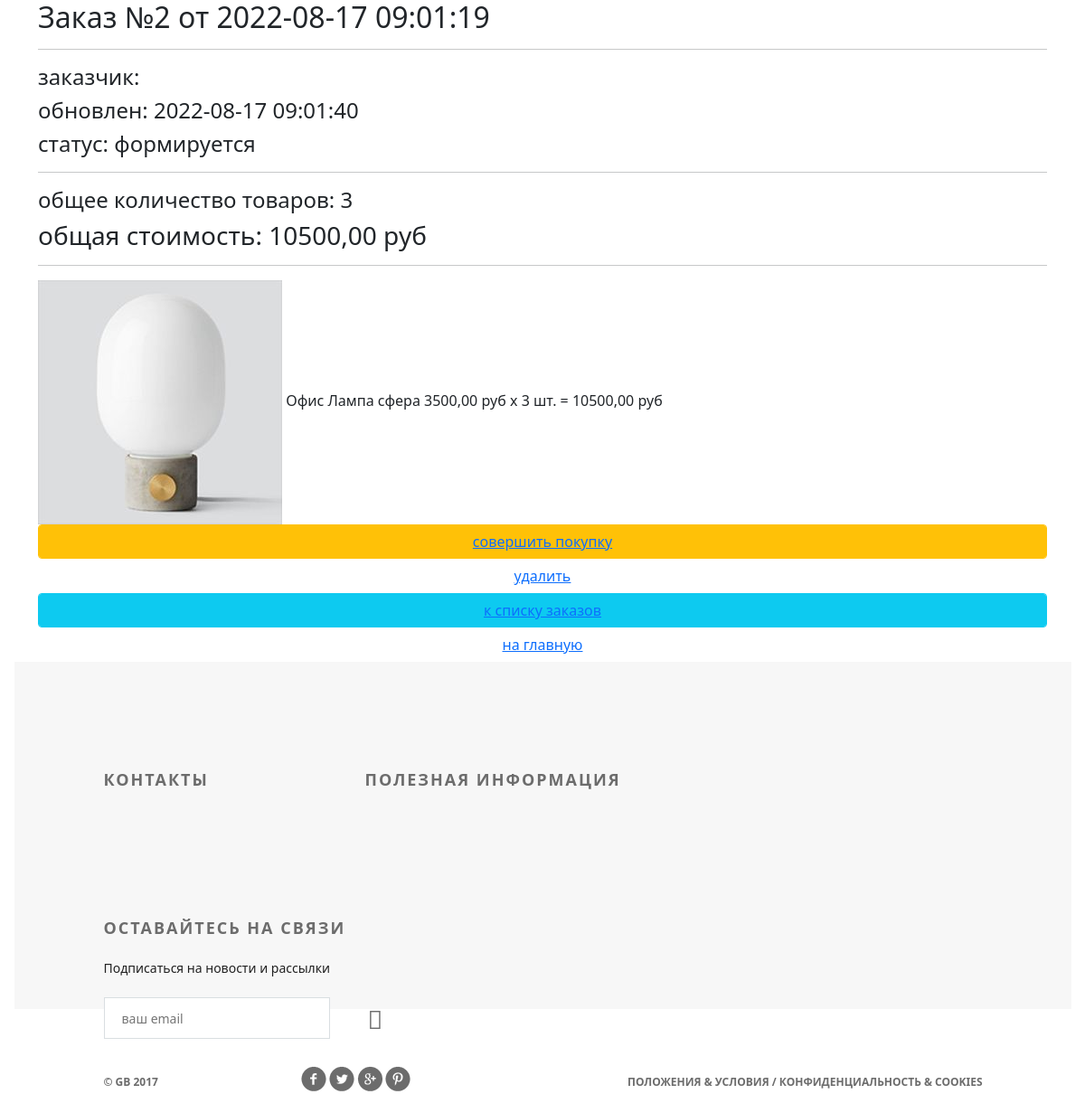
Screenshot of /orders/read/2/ with the database file from the repository.
### ordersapp/models.py (models this page shows, shortened)
class Order(models.Model):
    FORMING = 'FM'
    SENT_TO_PROCEED = 'STP'
    PROCEEDED = 'PRD'
    PAID = 'PD'
    READY = 'RDY'
    CANCEL = 'CNC'
    ORDER_STATUS_CHOICES = (
        (FORMING, 'формируется'),
        (SENT_TO_PROCEED, 'отправлен в обработку'),
        (PAID, 'оплачен'),
        (PROCEEDED, 'обрабатывается'),
        (READY, 'готов к выдаче'),
        (CANCEL, 'отменен'),
    )
    user = models.ForeignKey(settings.AUTH_USER_MODEL, on_delete=models.CASCADE)
    created = models.DateTimeField(verbose_name='сооздан', auto_now_add=True)
    updated = models.DateTimeField(verbose_name='обновлен', auto_now=True)
    is_active = models.BooleanField(verbose_name='активен', default=True)
    status = models.CharField(verbose_name='статус', max_length=3, choices=ORDER_STATUS_CHOICES, default=FORMING)
    class Meta:
        ordering = ('created',)
        verbose_name = 'заказ'
        verbose_name_plural = 'заказы'
    def get_summary(self):
        items = self.orderitems.select_related()
        return {
            'total_cost': sum(list(map(lambda x: x.quantity * x.product.price, items))),
            'total_quantity': sum(list(map(lambda x: x.quantity, items))),
        }

class OrderItem(models.Model):
    objects = OrderItemQuerySet.as_manager()
    order = models.ForeignKey(Order, related_name="orderitems", on_delete=models.CASCADE)
    product = models.ForeignKey(Product, verbose_name='продукт', on_delete=models.CASCADE)
    quantity = models.PositiveIntegerField(verbose_name='количество', default=0)
    def get_product_cost(self):
        return self.product.price * self.quantity

### mainapp/models.py (models this page shows, shortened)
class Product(models.Model):
    category = models.ForeignKey(
        ProductCategory,
        on_delete=models.CASCADE,
    )
    name = models.CharField(
        verbose_name='имя продукта',
        max_length=128,
    )
    image = models.ImageField(
        upload_to='products_images',
        blank=True,
    )
    short_desc = models.CharField(
        verbose_name='короткое описание',
        max_length=60,
        blank=True,
    )
    description = models.TextField(
        verbose_name='описание',
        blank=True,
    )
    price = models.DecimalField(
        verbose_name='цена продукта',
        max_digits=8,
        decimal_places=2,
        default=0,
    )
    quantity = models.PositiveIntegerField(
        verbose_name='количество на складе',
        default=0,
    )
    is_active = models.BooleanField(default=True)

class ProductCategory(models.Model):
    name = models.CharField(verbose_name='имя', max_length=64, unique=True)
    description = models.TextField(verbose_name='описание', blank=True)
    created = models.DateTimeField(auto_now_add=True)
    updated = models.DateTimeField(auto_now=True)
    is_active = models.BooleanField(default=True)

### ordersapp/views.py (the view)
# urls.py: path('read/<int:pk>/', ordersapp.OrderRead.as_view(), name='order_read'),
class OrderRead(DetailView):
    model = Order
    extra_context = {'title': 'заказы/просмотр'}

### mainapp/context_processors.py (called while the page is built)
def basket(request):
    print(f'context processor basket works')
    basket = []
    if request.user.is_authenticated:
        basket = Basket.objects.filter(user=request.user)
    return {
        'basket': basket,
    }

### ordersapp/templates/ordersapp/order_detail.html
{% extends "geekshop/base.html" %}
{% load static %}
{% block content %}
   {% include 'ordersapp/includes/inc_order_summary.html' %}
   <div class="basket_list">
       {% for item in object.orderitems.select_related %}
           <div class="basket_record">
               <img src="{{ item.product.image }}"
                    alt="{{ item.product.short_desc }}">
               <span class="category_name">
                   {{ item.product.category.name }}
               </span>
               <span class="product_name">{{ item.product.name }}</span>
               <span class="product_price">
                   {{ item.product.price }}&nbspруб
               </span>
               <span class="product_quantitiy">
                   x {{ item.quantity }} шт.
               </span>
               <span class="product_cost">
                    = {{ item.get_product_cost }}&nbspруб
               </span>
           </div>
       {% endfor %}
   </div>
   {% include 'ordersapp/includes/inc_order_actions.html' %}
{% endblock %}

### ordersapp/templates/ordersapp/includes/inc_order_summary.html (shortened to what this page needs)
{% if object %}
   <div class="h2">Заказ №{{ object.pk }} от {{ object.created|date:"Y-m-d H:i:s" }}</div>
   <hr>
   <div class="h4">заказчик: {{ user.last_name }} {{ user.first_name }} </div>
   <div class="h4">обновлен: {{ object.updated|date:"Y-m-d H:i:s" }}</div>
   <div class="h4">cтатус: {{ object.get_status_display }}</div>
   <hr>
    {% with  object_summary=object.get_summary %}
       <div class="h4">
           общее количество товаров: <span class="order_total_quantity">{{ object_summary.total_quantity }}</span>
       </div>
       <div class="h3">
           общая стоимость: <span class="order_total_cost">{{ object_summary.total_cost }}</span> руб
       </div>
    {% endwith %}
{% endif %}
<hr>

### geekshop/static/geekshop/style.css (style rules this page uses)
* { margin: 0; padding: 0; }
body { font-family: 'Montserrat', sans-serif; }
html, body { height: 100%; }

### rows the page displays
Order: updated "2022-08-17 09:01:40", status "формируется"
OrderItem: product.image (picture), product.category.name "Офис", product.name "Лампа сфера", product.price "3500,00", quantity "3", get_product_cost "10500,00"

### other values shown
{{ object_summary.total_quantity }} "3"
{{ object_summary.total_cost }} "10500,00"
